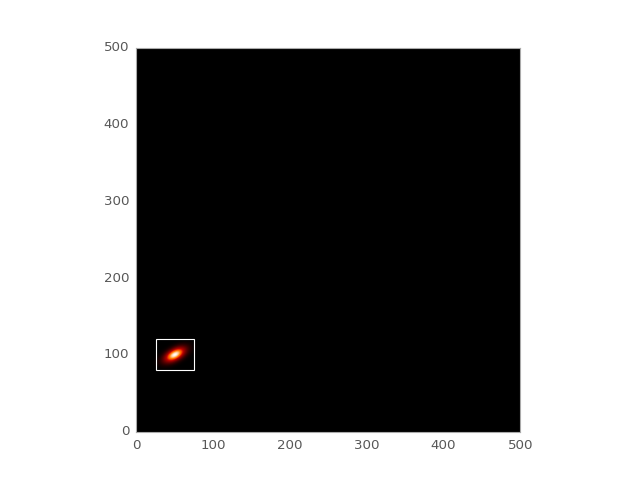

This chart was generated by the following Python code:
import numpy as np
import matplotlib.pyplot as plt
from astropy.modeling.models import Gaussian2D
from astropy.nddata import Cutout2D
y, x = np.mgrid[0:500, 0:500]
data = Gaussian2D(1, 50, 100, 10, 5, theta=0.5)(x, y)
position = (49.7, 100.1)
size = (40, 50)
cutout = Cutout2D(data, position, size)
plt.imshow(data, origin='lower')
cutout.plot_on_original(color='white')
